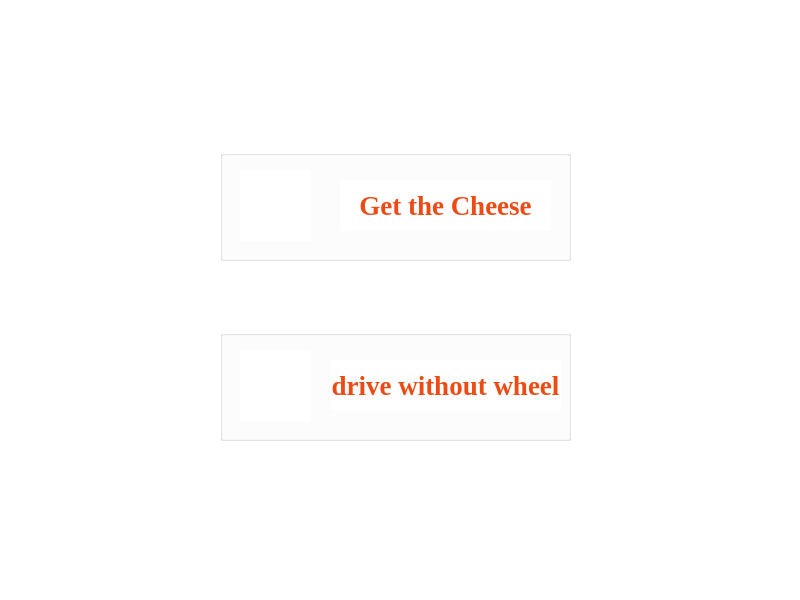
<?xml version="1.0" encoding="UTF-8"?>
<ui version="4.0">
 <class>MainWindow</class>
 <widget class="QMainWindow" name="MainWindow">
  <property name="geometry">
   <rect>
    <x>0</x>
    <y>0</y>
    <width>800</width>
    <height>600</height>
   </rect>
  </property>
  <property name="windowTitle">
   <string>Main Window</string>
  </property>
  <property name="styleSheet">
   <string notr="true">*{
 background-color:white;
}</string>
  </property>
  <widget class="QWidget" name="centralwidget">
   <widget class="QGroupBox" name="cheeseButton">
    <property name="geometry">
     <rect>
      <x>220</x>
      <y>150</y>
      <width>351</width>
      <height>111</height>
     </rect>
    </property>
    <property name="title">
     <string/>
    </property>
    <widget class="QLabel" name="label">
     <property name="geometry">
      <rect>
       <x>20</x>
       <y>20</y>
       <width>71</width>
       <height>71</height>
      </rect>
     </property>
     <property name="text">
      <string/>
     </property>
     <property name="pixmap">
      <pixmap>assets/mouse_intro_icon2.jpg</pixmap>
     </property>
    </widget>
    <widget class="QLabel" name="label_2">
     <property name="geometry">
      <rect>
       <x>120</x>
       <y>30</y>
       <width>211</width>
       <height>51</height>
      </rect>
     </property>
     <property name="font">
      <font>
       <family>Times New Roman</family>
       <pointsize>20</pointsize>
       <weight>75</weight>
       <bold>true</bold>
      </font>
     </property>
     <property name="styleSheet">
      <string notr="true">color:#ed4b15;</string>
     </property>
     <property name="text">
      <string>Get the Cheese</string>
     </property>
     <property name="alignment">
      <set>Qt::AlignCenter</set>
     </property>
    </widget>
   </widget>
   <widget class="QGroupBox" name="raceButton">
    <property name="geometry">
     <rect>
      <x>220</x>
      <y>330</y>
      <width>351</width>
      <height>111</height>
     </rect>
    </property>
    <property name="title">
     <string/>
    </property>
    <widget class="QLabel" name="label_3">
     <property name="geometry">
      <rect>
       <x>20</x>
       <y>20</y>
       <width>71</width>
       <height>71</height>
      </rect>
     </property>
     <property name="text">
      <string/>
     </property>
     <property name="pixmap">
      <pixmap>assets/mouse_intro_icon2.jpg</pixmap>
     </property>
    </widget>
    <widget class="QLabel" name="label_4">
     <property name="geometry">
      <rect>
       <x>110</x>
       <y>30</y>
       <width>231</width>
       <height>51</height>
      </rect>
     </property>
     <property name="font">
      <font>
       <family>Times New Roman</family>
       <pointsize>20</pointsize>
       <weight>75</weight>
       <bold>true</bold>
      </font>
     </property>
     <property name="styleSheet">
      <string notr="true">color:#ed4b15;</string>
     </property>
     <property name="text">
      <string>drive without wheel</string>
     </property>
     <property name="alignment">
      <set>Qt::AlignCenter</set>
     </property>
    </widget>
   </widget>
  </widget>
 </widget>
 <resources/>
 <connections/>
</ui>
